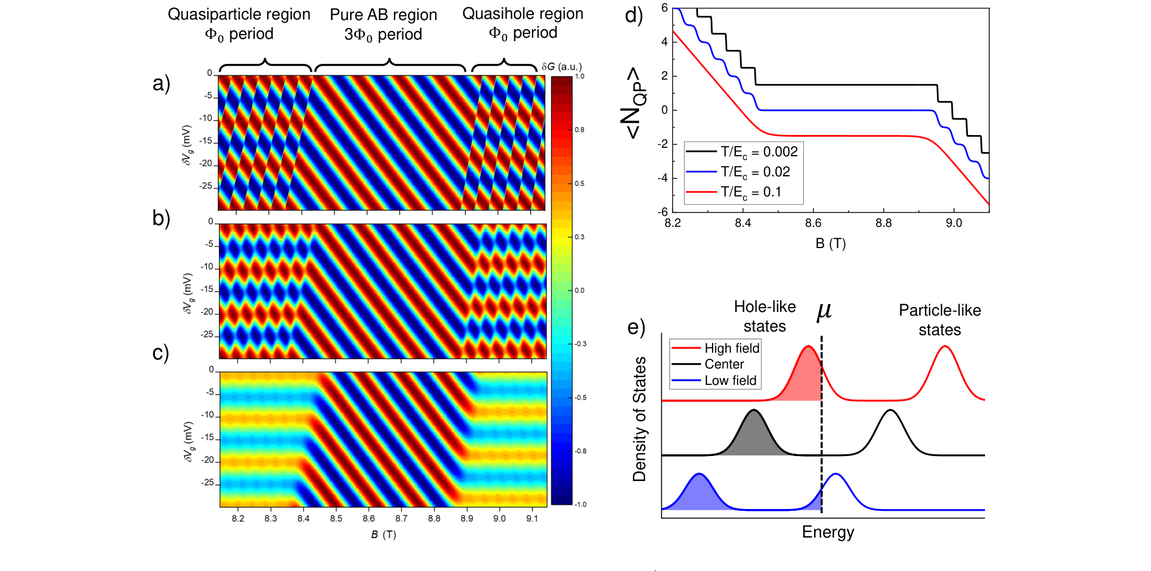
#> input picture final-presentation/figures/supp-fig5.png, 1151 x 571 px, shrunk from 1893 x 939 before the run
$ python _compare_supp5.py
#> lines starting #> are read from the running program, lines starting #| are printed output that depends on the picture
"""Stack the original Supp. Fig. 5 (extracted from the PDF) above our
reproduction so they can be compared directly."""
import matplotlib.pyplot as plt
import matplotlib.image as mpimg
from pathlib import Path

FIG = Path(__file__).parent / 'figures'
orig = mpimg.imread(FIG / 'supp-fig5.png')
#> orig is the input picture: shape (571, 1151, 3) float32; mean R, G, B 0.856, 0.853, 0.853
repro = mpimg.imread(FIG / 'repro-supp-fig5.png')
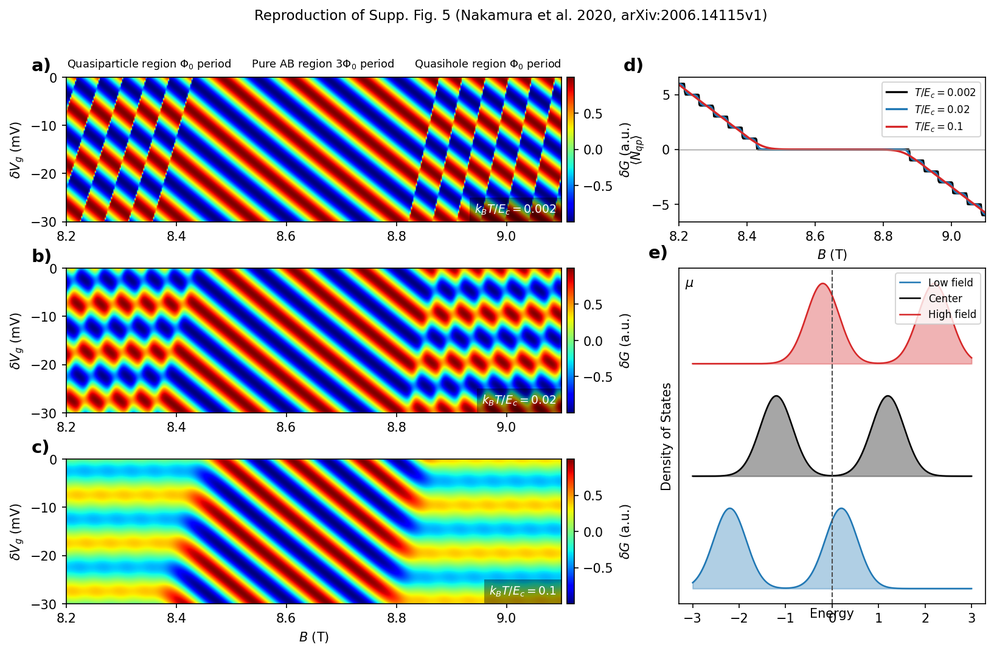
#> input picture final-presentation/figures/repro-supp-fig5.png, 994 x 653 px, shrunk from 1634 x 1074 before the run
#> repro is the input picture: shape (653, 994, 4) float32; mean R, G, B, A 0.777, 0.789, 0.779, 1

fig, axs = plt.subplots(2, 1, figsize=(12, 11))
axs[0].imshow(orig)
axs[0].set_title('ORIGINAL  -  Supp. Fig. 5 (Nakamura et al. 2020)', fontsize=12)
axs[1].imshow(repro)
axs[1].set_title('REPRODUCTION  -  reproduce_simulation.py', fontsize=12)
for ax in axs:
    ax.axis('off')
fig.tight_layout()
out = FIG / 'compare-supp-fig5.png'
fig.savefig(out, dpi=130, bbox_inches='tight')
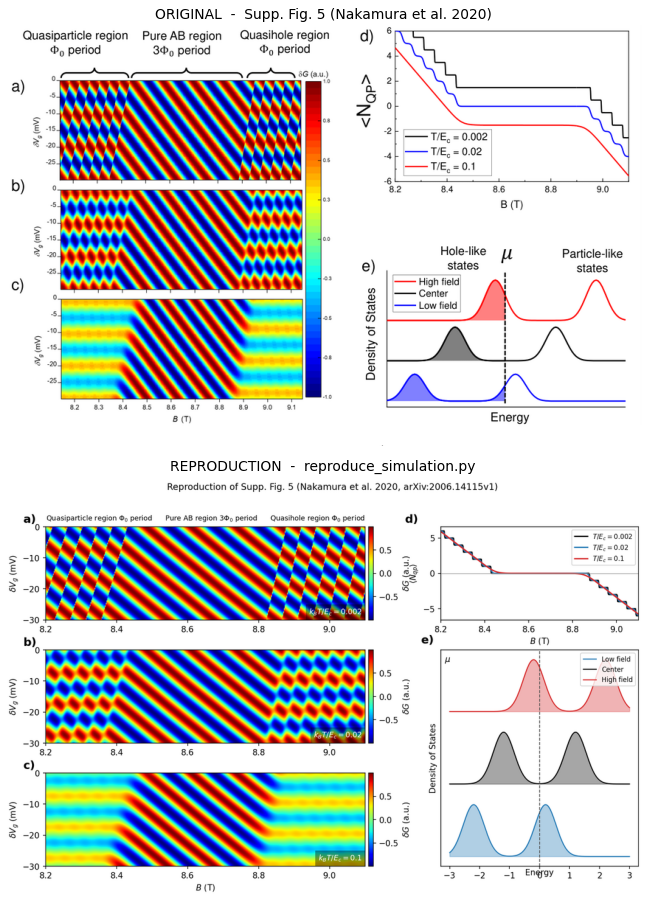
#> figure drawn by matplotlib, 2 panels
print(f'saved -> {out}')
